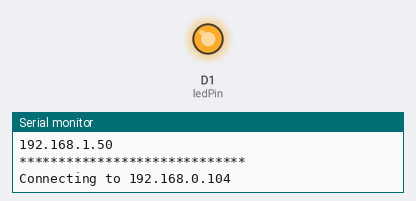
Bench run of a sketch on a simulated ESP8266 (NodeMCU). Parts: output pins drawn as LEDs (lit = HIGH), the last lines printed to the serial monitor. WiFi joins after 1.5 s; servers stay silent unless stated; uploads are accepted with an empty reply.

Above: at 1.76 s.
At 31.9 s:
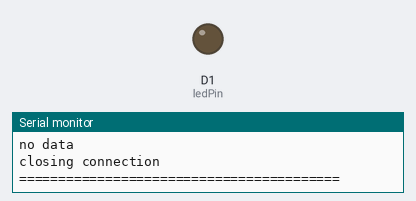
Timing chart, 0 to 80.0 s (numbered marks = the images above):
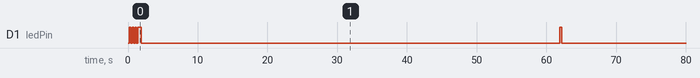

The sketch:

sketch_jul15b_weather_read.ino
```cpp
#include "ESP8266WiFi.h"
#include <WiFiClient.h>
#include <ArduinoJson.h>

void get_Weather(); // Function 原型

// ===== Wifi setup =====
const char *ssid     = "gavinroom";
const char *password = "+8860905505182";

// =====  setup =====
const char *host = "192.168.0.104";
const int httpPort = 8084;

// ===== Hardware setup =====
const int buttonPin = D8;     // the number of the pushbutton pin
const int ledPin = D1;        // the number of the LED pin

// ===== Variables will change =====
int buttonState;             // the current reading from the input pin
int lastButtonState = LOW;   // the previous reading from the input pin
long lastDebounceTime = 0;  // the last time the output pin was toggled
long debounceDelay = 50;    // the debounce time; increase if the output flickers
const char* elementName;

void setup() {
  pinMode(buttonPin, INPUT);
  pinMode(ledPin, OUTPUT);
  Serial.begin(115200);
  delay(10);

  // ===== We start by connecting to a WiFi network =====
  Serial.println();
  Serial.println();
  Serial.print("Connecting to ");
  Serial.println(ssid);
  WiFi.mode(WIFI_STA);
  WiFi.begin(ssid, password);

  // ===== Wait for the connection, flashing the LED while we wait =====
  int led = HIGH;
  while (WiFi.status() != WL_CONNECTED) {
    delay(200);
    digitalWrite(ledPin, led);
    led = !led;
    Serial.print(".");
  }
  digitalWrite(ledPin, LOW);

  // ===== Connect successful =====
  Serial.println("");
  Serial.println("WiFi connected");
  Serial.println("IP address: ");
  Serial.println(WiFi.localIP());
}

void loop() {
  digitalWrite(ledPin, HIGH);
  Serial.println("*****************************");
  Serial.print("Connecting to ");
  Serial.println(host);
  WiFiClient client;
  if (!client.connect(host, httpPort)) {
    Serial.println("Connection failed");
    return;
  }

  String url = "/api/v1/rest/datastore/O-A0003-001?Authorization=";
  String Auth = "CWB-0305539E-FEE4-45F1-829A-5239DA24147D";
  String loca = "&limit=1&offset=11";
  Serial.println("Requesting URL");

  // This will send the request to the server
  client.print(String("GET ") + url + Auth + loca + " HTTP/1.1\r\n" +
               "Host: " + host + "\r\n" +
               "Connection: close\r\n\r\n");
  // Read all the lines of the reply from server and print them to Serial,
  // the connection will close when the server has sent all the data.


  char endOfHeaders[] = "\r\n\r\n";
  if (!client.find(endOfHeaders)) {
    Serial.println(F("Invalid response"));
    client.stop();
    return;
  }
  /*
      while (client.available() && client.peek() != '{')
    {
      char c = 0;
      client.readBytes(&c, 1);
      Serial.print(c);
      Serial.println("BAD");
    }
  */
  /*
    while (client.available() && client.peek() != '{')
    {
    char c = 0;
    client.readBytes(&c, 1);
    Serial.print(c);
    Serial.println("BAD");
    }
  */

  while (client.connected()) {
    if (client.available() && client.peek() != '{')
    {
      char c = 0;
      client.readBytes(&c, 1);
      Serial.print(c);
      Serial.println("BAD");
    } else if (client.available() && client.peek() == '{') {

      DynamicJsonDocument doc(3072);

      DeserializationError error = deserializeJson(doc, client);

      if (error) {
        Serial.print(F("deserializeJson() failed: "));
        Serial.println(error.f_str());
        return;
      }
      Serial.print("start Parsering, status : ");
      Serial.println(error.f_str());

      const char* success = doc["success"]; // "true"

      const char* result_resource_id = doc["result"]["resource_id"]; // "O-A0003-001"

      for (JsonObject result_field : doc["result"]["fields"].as<JsonArray>()) {

        const char* result_field_id = result_field["id"]; // "lat", "lon", "locationName", "stationId", ...
        const char* result_field_type = result_field["type"]; // "Double", "Double", "String", "String", ...

      }

      JsonObject records_location_0 = doc["records"]["location"][0];
      const char* records_location_0_lat = records_location_0["lat"]; // "25.031331"
      const char* records_location_0_lon = records_location_0["lon"]; // "121.528056"
      const char* records_location_0_locationName = records_location_0["locationName"]; // "大安森林"
      const char* records_location_0_stationId = records_location_0["stationId"]; // "CAAH60"

      const char* records_location_0_time_obsTime = records_location_0["time"]["obsTime"]; // "2023-07-25 ...

      for (JsonObject records_location_0_weatherElement_item : records_location_0["weatherElement"].as<JsonArray>()) {

        const char* records_location_0_weatherElement_item_elementName = records_location_0_weatherElement_item["elementName"];
        const char* records_location_0_weatherElement_item_elementValue = records_location_0_weatherElement_item["elementValue"];

      }

      for (JsonObject records_location_0_parameter_item : records_location_0["parameter"].as<JsonArray>()) {

        const char* records_location_0_parameter_item_parameterName = records_location_0_parameter_item["parameterName"];
        const char* records_location_0_parameter_item_parameterValue = records_location_0_parameter_item["parameterValue"];
      }
      elementName = doc["records"]["location"][0]["weatherElement"][3]["elementValue"];
    } else {
      Serial.println("no data");
    }
  }

  Serial.println();
  Serial.println("closing connection");
  Serial.println("=========================================");
  client.stop();
  digitalWrite(ledPin, LOW);

  Serial.println(elementName);

  delay(60000);
}
```

Measured:
- by itself, D1 (ledPin): HIGH → LOW at 0.41 s, → HIGH 0.20 s later, → LOW 0.20 s later, → HIGH 0.20 s later, … (11 changes in this stretch)
